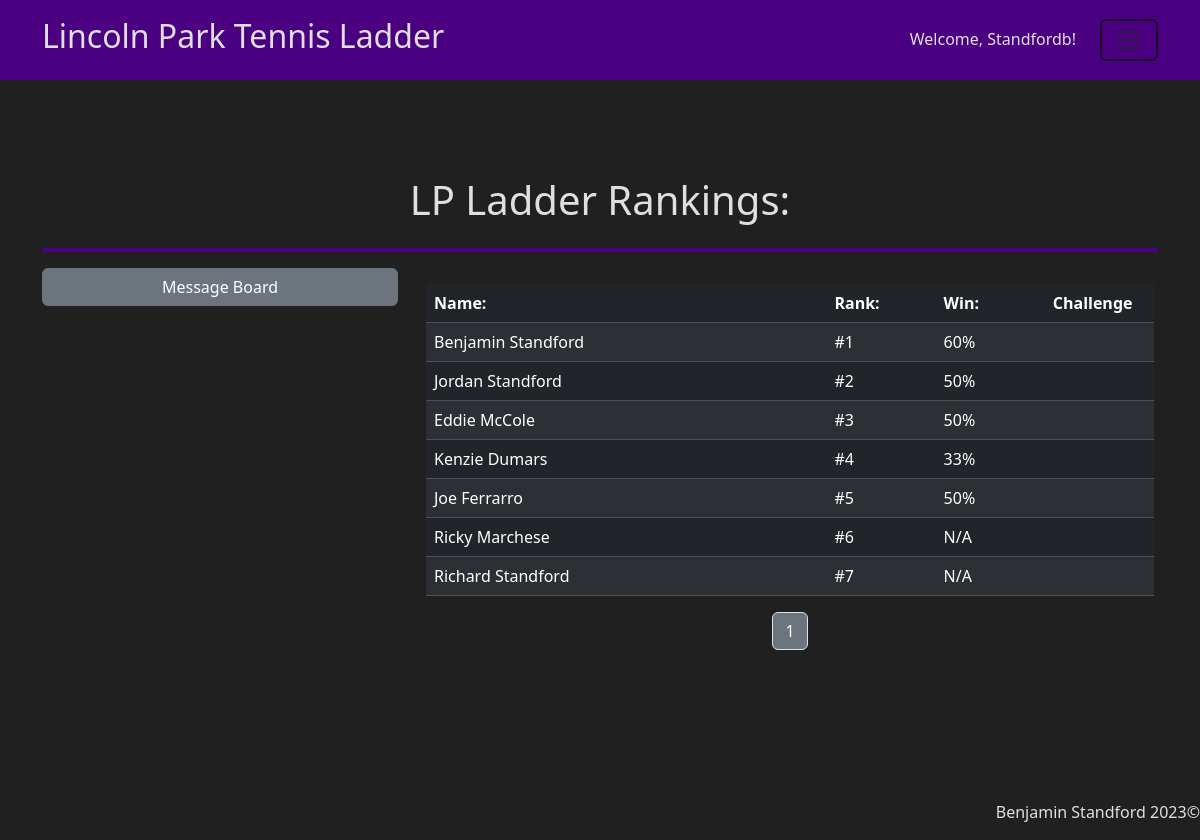
Screenshot of / (signed in) with the database file from the repository.
### app/helpers.py (models this page shows, shortened)
class User(db.Model):
    id = db.Column(db.Integer(), primary_key=True)
    first= db.Column(db.String(255), nullable=False)
    last = db.Column(db.String(255), nullable=False)
    username = db.Column(db.String(255), unique=True, nullable=False)
    password = db.Column(db.LargeBinary, nullable=False)
    salt = db.Column(db.LargeBinary, nullable=False)
    email = db.Column(db.String(255), unique=True, nullable=False)
    phone = db.Column(db.String(255))
    rank = db.Column(db.Integer(), default=0)
    date_joined = db.Column(db.DateTime, default=datetime.utcnow)
    matches = db.relationship("Match", secondary=user_match, backref="players")
    temp_matches = db.relationship("Temp_match", secondary=user_temp, backref="players")
    matches_won = db.relationship("Match", backref="winner", foreign_keys="Match.winner_id", lazy=True)
    matches_lost = db.relationship("Match", backref="loser", foreign_keys="Match.loser_id", lazy=True)
    msg_sent = db.relationship("Chat", backref="sender", foreign_keys="Chat.sender_id", lazy=True)
    msg_received = db.relationship("Chat", backref="recipient", foreign_keys="Chat.recipient_id", lazy=True)

### app/routes.py (the view, shortened to what this page needs)
@app.route("/", methods=["GET", "POST"])
def index():
    if request.method == "GET":
        page = request.args.get('page')
        if page == None:
            page = 1
        players, pages = h.get_players(int(page))
        if "USER" in session:
            try:
                user = h.get_user()
            except KeyError:
                print("Exception caught! KeyError")
                user = None
        else:
            user = None
        messages = h.get_broadcast_messages()
        return render_template("index.html", players=players, pages=pages, user=user, spread=c.CHALLENGE_SPREAD, messages=messages)

### app/helpers.py (called while the page is built)
def get_user():
    user = User.query.filter_by(id=session["USER"]).first()
    return user

def get_players(page):
    results = c.RESULTS_PER_PAGE * page
    players = User.query.filter(User.rank.between(results-(c.RESULTS_PER_PAGE-1), results)).all()
    p = math.ceil(User.query.count() / c.RESULTS_PER_PAGE)
    x = 1
    pages = []
    while x <= p:
        pages.append(x)
        x += 1
    return players, pages

def get_broadcast_messages():
    messages = Chat.query.filter_by(broadcast=True).all()
    for message in messages:
        message.time = format_timestamp(message.timestamp)
    return messages

def format_timestamp(timestamp):
    timestamp = pytz.utc.localize(timestamp)
    timestamp = timestamp.astimezone(pytz.timezone("Us/Eastern"))
    time = timestamp.strftime(c.TIMESTAMP_FULL)
    return time

### app/templates/index.html (shortened to what this page needs)
{% extends "layout.html" %}
{% block main %}
    <div class="p-5"></div>
    <div class="row">
    <div class="col text-center"><h1>LP Ladder Rankings:</h1></div>
    </div>
    <hr class="border-4 opacity-100">
    <div class="row justify-content-center">
        <div class="col-12 col-md-4">
                <button class="btn btn-secondary" id="chat-btn" style="width: 100%" type="button" data-bs-toggle="collapse" data-bs-target="#collapseExample" aria-expanded="false" aria-controls="collapseExample">
                    Message Board
                </button>
        </div>
        <div class="col-12 col-md-8 p-3">
            <table class="table table-dark table-striped table-hover">
                <thead>
                    <tr>
                        <th style="width: 55%">Name:</th>
                        <th style="width: 15%">Rank:</th>
                        <th style="width: 15%">Win:</th>
                        {% if 'USER' in session %}
                            <th style="width: 15%">Challenge</th>
                        {% endif %}
                    </tr>
                </thead>
                <tbody>
                    {% for player in players|sort(attribute='rank') %}
                        <tr>
                            <td><a href="/profile?id={{ player.id }}" style="text-decoration: none">{{ player.first }} {{ player.last }}</a></td>
                            <td>#{{ player.rank }}</td>
                            <td>{% if player.matches %}
                                    {{ ((player.matches_won|count/player.matches|count)*100)|round|int }}%
                                {% else %}
                                    N/A
                                {% endif %}
                            </td>
                            {% if 'USER' in session %}
                                <td>
                                </td>
                            {% endif %}
                        </tr>
                    {% endfor %}
                </tbody>
            </table>
            <nav aria-label="Page navigation">
                <ul class="pagination justify-content-center">
                    {% for page in pages %}
                        <li class="page-item"><a class="page-link text-bg-secondary" href="/?page={{ page }}">{{ page }}</a></li>
                    {% endfor %}
                </ul>
                </nav>
        </div>
    </div>
{% endblock %}

### app/templates/layout.html (shortened to what this page needs)
<!DOCTYPE <!DOCTYPE html>
<html lang="en">
    <head>
        <link href="https://cdn.jsdelivr.net/npm/bootstrap@5.3.2/dist/css/bootstrap.min.css" rel="stylesheet">
        <link rel="stylesheet" href={{ url_for("static", filename="styles.css") }}>
    </head>
    <body>
        <header class="sticky-top">
            <div class="container">
                {% if page == 'register' %}
                <div class="row align-items-center justify-content-between" id="header-row">
                    <div class="col-12 col-md-3 col-lg-5 text-center text-md-start">
                        <a href="/" id="logo" alt="Logo">
                            <h2>Lincoln Park Tennis Ladder</h2>
                        </a>
                    </div>
                    </div>
                        {% else %}
                        <div class="row align-items-center justify-content-between" id="header-row">
                            <div class="col-12 col-md-7 text-center text-md-start">
                                <a href="/" id="logo" alt="Logo">
                                    <h2>Lincoln Park Tennis Ladder</h2>
                                </a>
                            </div>
                        <div class="col-12 col-md-5">
                            <div class="row justify-content-center justify-content-md-end">
                                <div class="col-auto">
                                    <p>Welcome, <a href="/profile?id={{ session['USER'] }}" class="plain">{{ session['USERNAME'] }}! </a></p>
                                </div>
                                <div class="col-auto">
                                    <div class="navbar">
                                        <button class="navbar-toggler" type="button" data-bs-toggle="dropdown" aria-expanded="false">
                                            <span class="navbar-toggler-icon"></span>
                                        </button>
                                    </div>
                                </div>
                        </div>
                    {% endif %}
                </div>
            </div>
        </header>
        <main>
            <div class="container" style="height: 90vh">
                {% block main %}
                {% endblock %}
                <div class="p-5"></div>
            </div>
        </main>
        <footer class="text-end">
            <address>Benjamin Standford 2023©</address>
        </footer>
    </body>
</html>

### app/static/styles.css (style rules this page uses)
body { background-color: #202020; color: #dfdfdf; }
header { background-color:indigo; }
a { color: inherit; text-decoration: none; }
hr { color:indigo; }
.navbar-toggler { border: 2px solid; }
#header-row { min-height: 80px; }

### rows the page displays
User: USERNAME "Standfordb", first "Benjamin", last "Standford", rank "1", matches_won "60"
User: first "Jordan", last "Standford", rank "2", matches_won "50"
User: first "Eddie", last "McCole", rank "3", matches_won "50"
User: first "Kenzie", last "Dumars", rank "4", matches_won "33"
User: first "Joe", last "Ferrarro", rank "5", matches_won "50"
User: first "Ricky", last "Marchese", rank "6", shows "N/A"
User: first "Richard", last "Standford", rank "7", shows "N/A"

### other values shown
{{ page }} "1"
